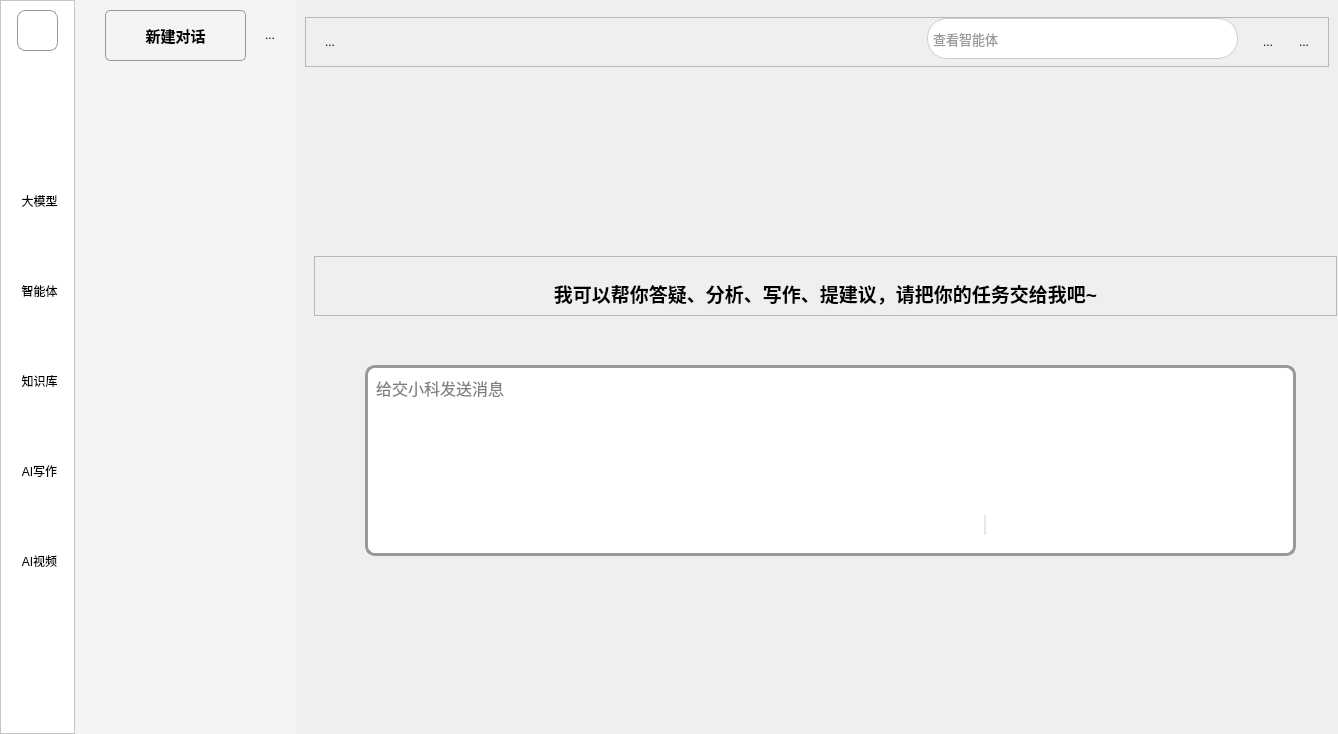
<?xml version="1.0" encoding="UTF-8"?>
<ui version="4.0">
 <class>welcomepage</class>
 <widget class="QWidget" name="welcomepage">
  <property name="geometry">
   <rect>
    <x>0</x>
    <y>0</y>
    <width>1338</width>
    <height>734</height>
   </rect>
  </property>
  <property name="minimumSize">
   <size>
    <width>1338</width>
    <height>734</height>
   </size>
  </property>
  <property name="windowTitle">
   <string>Form</string>
  </property>
  <layout class="QHBoxLayout" name="horizontalLayout">
   <property name="spacing">
    <number>0</number>
   </property>
   <property name="leftMargin">
    <number>0</number>
   </property>
   <property name="topMargin">
    <number>0</number>
   </property>
   <property name="rightMargin">
    <number>0</number>
   </property>
   <property name="bottomMargin">
    <number>0</number>
   </property>
   <item>
    <widget class="QFrame" name="frame_2">
     <property name="minimumSize">
      <size>
       <width>75</width>
       <height>734</height>
      </size>
     </property>
     <property name="maximumSize">
      <size>
       <width>75</width>
       <height>16777215</height>
      </size>
     </property>
     <property name="styleSheet">
      <string notr="true">background-color: #FFFFFF;</string>
     </property>
     <property name="frameShape">
      <enum>QFrame::StyledPanel</enum>
     </property>
     <property name="frameShadow">
      <enum>QFrame::Raised</enum>
     </property>
     <property name="lineWidth">
      <number>2</number>
     </property>
     <layout class="QVBoxLayout" name="verticalLayout">
      <property name="spacing">
       <number>25</number>
      </property>
      <property name="leftMargin">
       <number>11</number>
      </property>
      <property name="rightMargin">
       <number>11</number>
      </property>
      <item alignment="Qt::AlignHCenter|Qt::AlignVCenter">
       <widget class="QPushButton" name="pushButton_4">
        <property name="minimumSize">
         <size>
          <width>41</width>
          <height>41</height>
         </size>
        </property>
        <property name="maximumSize">
         <size>
          <width>41</width>
          <height>41</height>
         </size>
        </property>
        <property name="styleSheet">
         <string notr="true">border: 1px solid #999;
border-radius: 8px;
</string>
        </property>
        <property name="text">
         <string/>
        </property>
        <property name="icon">
         <iconset resource="resource.qrc">
          <normaloff>:/pic/20250815090415.png</normaloff>:/pic/20250815090415.png</iconset>
        </property>
        <property name="iconSize">
         <size>
          <width>30</width>
          <height>30</height>
         </size>
        </property>
       </widget>
      </item>
      <item alignment="Qt::AlignHCenter|Qt::AlignVCenter">
       <widget class="QToolButton" name="toolButton_3">
        <property name="minimumSize">
         <size>
          <width>55</width>
          <height>65</height>
         </size>
        </property>
        <property name="cursor">
         <cursorShape>PointingHandCursor</cursorShape>
        </property>
        <property name="styleSheet">
         <string notr="true">/* border: 1px solid #999; */
/*background-color: #0076FF;  */
border-radius: 8px;
 background: qlineargradient( 
x1:0, y1:0, x2:0, y2:1,             /* 从上到下渐变 */  
stop:0 rgba(0, 118, 255, 255),     /* 顶部：#0076FF，不透明 */ 
 stop:1 rgba(0, 118, 255, 178)      /* 底部：#0076FF，约70%不透明 */ 
     );
color: white;
padding-top: 5px;</string>
        </property>
        <property name="text">
         <string>首页</string>
        </property>
        <property name="icon">
         <iconset resource="resource.qrc">
          <normaloff>:/pic/img/切图 58@2x.png</normaloff>:/pic/img/切图 58@2x.png</iconset>
        </property>
        <property name="iconSize">
         <size>
          <width>30</width>
          <height>30</height>
         </size>
        </property>
        <property name="toolButtonStyle">
         <enum>Qt::ToolButtonTextUnderIcon</enum>
        </property>
       </widget>
      </item>
      <item>
       <widget class="QToolButton" name="toolButton">
        <property name="minimumSize">
         <size>
          <width>55</width>
          <height>65</height>
         </size>
        </property>
        <property name="styleSheet">
         <string notr="true">/* border: 1px solid #999; */
QToolButton {
    /* * 正常状态：
     * 1. 背景色设为透明
     * 2. 移除默认边框
     */
    background-color: transparent;
    border: none;
    border-radius: 8px; /* 保留您的圆角 */
	padding-top: 5px;
}
QToolButton:hover {
    background-color: #EBEBEB;
border: 1px solid #CCCCCC;
padding-top: 5px;
}</string>
        </property>
        <property name="text">
         <string>大模型</string>
        </property>
        <property name="icon">
         <iconset resource="resource.qrc">
          <normaloff>:/pic/img/切图 59@2x.png</normaloff>:/pic/img/切图 59@2x.png</iconset>
        </property>
        <property name="iconSize">
         <size>
          <width>30</width>
          <height>30</height>
         </size>
        </property>
        <property name="toolButtonStyle">
         <enum>Qt::ToolButtonTextUnderIcon</enum>
        </property>
       </widget>
      </item>
      <item>
       <widget class="QToolButton" name="toolButton_2">
        <property name="minimumSize">
         <size>
          <width>55</width>
          <height>65</height>
         </size>
        </property>
        <property name="styleSheet">
         <string notr="true">/* border: 1px solid #999; */
QToolButton {
    /* * 正常状态：
     * 1. 背景色设为透明
     * 2. 移除默认边框
     */
    background-color: transparent;
    border: none;
    border-radius: 8px; /* 保留您的圆角 */
	padding-top: 5px;
}
QToolButton:hover {
    background-color: #EBEBEB;
border: 1px solid #CCCCCC;
padding-top: 5px;
}</string>
        </property>
        <property name="text">
         <string>智能体</string>
        </property>
        <property name="icon">
         <iconset resource="resource.qrc">
          <normaloff>:/pic/img/切图 61@2x.png</normaloff>:/pic/img/切图 61@2x.png</iconset>
        </property>
        <property name="iconSize">
         <size>
          <width>32</width>
          <height>32</height>
         </size>
        </property>
        <property name="toolButtonStyle">
         <enum>Qt::ToolButtonTextUnderIcon</enum>
        </property>
       </widget>
      </item>
      <item>
       <widget class="QToolButton" name="toolButton_4">
        <property name="minimumSize">
         <size>
          <width>55</width>
          <height>65</height>
         </size>
        </property>
        <property name="styleSheet">
         <string notr="true">/* border: 1px solid #999; */
QToolButton {
    /* * 正常状态：
     * 1. 背景色设为透明
     * 2. 移除默认边框
     */
    background-color: transparent;
    border: none;
    border-radius: 8px; /* 保留您的圆角 */
	padding-top: 5px;
}
QToolButton:hover {
    background-color: #EBEBEB;
border: 1px solid #CCCCCC;
padding-top: 5px;
}</string>
        </property>
        <property name="text">
         <string>知识库</string>
        </property>
        <property name="icon">
         <iconset resource="resource.qrc">
          <normaloff>:/pic/img/切图 60@2x.png</normaloff>:/pic/img/切图 60@2x.png</iconset>
        </property>
        <property name="iconSize">
         <size>
          <width>32</width>
          <height>32</height>
         </size>
        </property>
        <property name="toolButtonStyle">
         <enum>Qt::ToolButtonTextUnderIcon</enum>
        </property>
       </widget>
      </item>
      <item>
       <widget class="QToolButton" name="toolButton_5">
        <property name="minimumSize">
         <size>
          <width>55</width>
          <height>65</height>
         </size>
        </property>
        <property name="styleSheet">
         <string notr="true">/* border: 1px solid #999; */
QToolButton {
    /* * 正常状态：
     * 1. 背景色设为透明
     * 2. 移除默认边框
     */
    background-color: transparent;
    border: none;
    border-radius: 8px; /* 保留您的圆角 */
	padding-top: 5px;
}
QToolButton:hover {
    background-color: #EBEBEB;
border: 1px solid #CCCCCC;
padding-top: 5px;
}</string>
        </property>
        <property name="text">
         <string>AI写作</string>
        </property>
        <property name="icon">
         <iconset resource="resource.qrc">
          <normaloff>:/pic/img/切图 62@2x.png</normaloff>:/pic/img/切图 62@2x.png</iconset>
        </property>
        <property name="iconSize">
         <size>
          <width>32</width>
          <height>32</height>
         </size>
        </property>
        <property name="toolButtonStyle">
         <enum>Qt::ToolButtonTextUnderIcon</enum>
        </property>
       </widget>
      </item>
      <item>
       <widget class="QToolButton" name="toolButton_6">
        <property name="minimumSize">
         <size>
          <width>55</width>
          <height>65</height>
         </size>
        </property>
        <property name="styleSheet">
         <string notr="true">/* border: 1px solid #999; */
QToolButton {
    /* * 正常状态：
     * 1. 背景色设为透明
     * 2. 移除默认边框
     */
    background-color: transparent;
    border: none;
    border-radius: 8px; /* 保留您的圆角 */
	padding-top: 5px;
}
QToolButton:hover {
    background-color: #EBEBEB;
border: 1px solid #CCCCCC;
padding-top: 5px;
}</string>
        </property>
        <property name="text">
         <string>AI视频</string>
        </property>
        <property name="icon">
         <iconset resource="resource.qrc">
          <normaloff>:/pic/img/切图 63@2x.png</normaloff>:/pic/img/切图 63@2x.png</iconset>
        </property>
        <property name="iconSize">
         <size>
          <width>32</width>
          <height>32</height>
         </size>
        </property>
        <property name="toolButtonStyle">
         <enum>Qt::ToolButtonTextUnderIcon</enum>
        </property>
       </widget>
      </item>
      <item>
       <spacer name="verticalSpacer">
        <property name="orientation">
         <enum>Qt::Vertical</enum>
        </property>
        <property name="sizeHint" stdset="0">
         <size>
          <width>20</width>
          <height>40</height>
         </size>
        </property>
       </spacer>
      </item>
     </layout>
    </widget>
   </item>
   <item>
    <widget class="QWidget" name="widget_3" native="true">
     <property name="minimumSize">
      <size>
       <width>221</width>
       <height>734</height>
      </size>
     </property>
     <property name="maximumSize">
      <size>
       <width>221</width>
       <height>16777215</height>
      </size>
     </property>
     <property name="styleSheet">
      <string notr="true">background-color: rgb(243, 244, 246);</string>
     </property>
     <widget class="QWidget" name="widget_5" native="true">
      <property name="geometry">
       <rect>
        <x>0</x>
        <y>0</y>
        <width>221</width>
        <height>734</height>
       </rect>
      </property>
      <property name="minimumSize">
       <size>
        <width>221</width>
        <height>734</height>
       </size>
      </property>
      <property name="maximumSize">
       <size>
        <width>221</width>
        <height>16777215</height>
       </size>
      </property>
      <property name="styleSheet">
       <string notr="true">background-color: rgb(243, 244, 246);</string>
      </property>
      <widget class="QToolButton" name="toolButton_8">
       <property name="geometry">
        <rect>
         <x>30</x>
         <y>10</y>
         <width>141</width>
         <height>51</height>
        </rect>
       </property>
       <property name="font">
        <font>
         <pointsize>11</pointsize>
         <bold>true</bold>
        </font>
       </property>
       <property name="cursor">
        <cursorShape>PointingHandCursor</cursorShape>
       </property>
       <property name="layoutDirection">
        <enum>Qt::LeftToRight</enum>
       </property>
       <property name="styleSheet">
        <string notr="true">border: 1px solid #999;
        border-radius: 5px;</string>
       </property>
       <property name="text">
        <string>新建对话</string>
       </property>
       <property name="icon">
        <iconset resource="resource.qrc">
         <normaloff>:/pic/4115237-add-plus_114047.png</normaloff>:/pic/4115237-add-plus_114047.png</iconset>
       </property>
       <property name="iconSize">
        <size>
         <width>27</width>
         <height>27</height>
        </size>
       </property>
       <property name="toolButtonStyle">
        <enum>Qt::ToolButtonTextBesideIcon</enum>
       </property>
       <property name="autoRaise">
        <bool>false</bool>
       </property>
      </widget>
      <widget class="QToolButton" name="toggleBtn">
       <property name="geometry">
        <rect>
         <x>180</x>
         <y>20</y>
         <width>30</width>
         <height>30</height>
        </rect>
       </property>
       <property name="minimumSize">
        <size>
         <width>30</width>
         <height>30</height>
        </size>
       </property>
       <property name="maximumSize">
        <size>
         <width>30</width>
         <height>30</height>
        </size>
       </property>
       <property name="cursor">
        <cursorShape>PointingHandCursor</cursorShape>
       </property>
       <property name="styleSheet">
        <string notr="true">border-radius: 8px;</string>
       </property>
       <property name="text">
        <string>...</string>
       </property>
       <property name="icon">
        <iconset resource="resource.qrc">
         <normaloff>:/pic/img/切图 65@2x.png</normaloff>:/pic/img/切图 65@2x.png</iconset>
       </property>
       <property name="iconSize">
        <size>
         <width>27</width>
         <height>27</height>
        </size>
       </property>
      </widget>
     </widget>
    </widget>
   </item>
   <item>
    <widget class="QWidget" name="widget_2" native="true">
     <property name="sizePolicy">
      <sizepolicy hsizetype="Preferred" vsizetype="Preferred">
       <horstretch>0</horstretch>
       <verstretch>0</verstretch>
      </sizepolicy>
     </property>
     <property name="minimumSize">
      <size>
       <width>911</width>
       <height>734</height>
      </size>
     </property>
     <property name="maximumSize">
      <size>
       <width>16777215</width>
       <height>16777215</height>
      </size>
     </property>
     <layout class="QVBoxLayout" name="verticalLayout_2" stretch="0,1,0,3">
      <property name="topMargin">
       <number>17</number>
      </property>
      <property name="bottomMargin">
       <number>0</number>
      </property>
      <item>
       <widget class="QFrame" name="frame_4">
        <property name="sizePolicy">
         <sizepolicy hsizetype="Preferred" vsizetype="Preferred">
          <horstretch>0</horstretch>
          <verstretch>0</verstretch>
         </sizepolicy>
        </property>
        <property name="minimumSize">
         <size>
          <width>1000</width>
          <height>50</height>
         </size>
        </property>
        <property name="frameShape">
         <enum>QFrame::StyledPanel</enum>
        </property>
        <property name="frameShadow">
         <enum>QFrame::Raised</enum>
        </property>
        <layout class="QHBoxLayout" name="horizontalLayout_4">
         <property name="topMargin">
          <number>0</number>
         </property>
         <property name="bottomMargin">
          <number>0</number>
         </property>
         <item>
          <widget class="QToolButton" name="toggleBtn_2">
           <property name="minimumSize">
            <size>
             <width>30</width>
             <height>30</height>
            </size>
           </property>
           <property name="maximumSize">
            <size>
             <width>30</width>
             <height>30</height>
            </size>
           </property>
           <property name="cursor">
            <cursorShape>PointingHandCursor</cursorShape>
           </property>
           <property name="styleSheet">
            <string notr="true">border-radius: 8px;</string>
           </property>
           <property name="text">
            <string>...</string>
           </property>
           <property name="icon">
            <iconset resource="resource.qrc">
             <normaloff>:/pic/img/切图 65@2x.png</normaloff>:/pic/img/切图 65@2x.png</iconset>
           </property>
           <property name="iconSize">
            <size>
             <width>27</width>
             <height>27</height>
            </size>
           </property>
          </widget>
         </item>
         <item>
          <spacer name="horizontalSpacer_3">
           <property name="orientation">
            <enum>Qt::Horizontal</enum>
           </property>
           <property name="sizeHint" stdset="0">
            <size>
             <width>40</width>
             <height>20</height>
            </size>
           </property>
          </spacer>
         </item>
         <item>
          <widget class="QWidget" name="widget_6" native="true">
           <property name="minimumSize">
            <size>
             <width>330</width>
             <height>45</height>
            </size>
           </property>
           <property name="maximumSize">
            <size>
             <width>350</width>
             <height>16777215</height>
            </size>
           </property>
           <widget class="QLineEdit" name="lineEdit">
            <property name="geometry">
             <rect>
              <x>10</x>
              <y>0</y>
              <width>311</width>
              <height>41</height>
             </rect>
            </property>
            <property name="minimumSize">
             <size>
              <width>311</width>
              <height>41</height>
             </size>
            </property>
            <property name="maximumSize">
             <size>
              <width>311</width>
              <height>41</height>
             </size>
            </property>
            <property name="font">
             <font>
              <pointsize>10</pointsize>
             </font>
            </property>
            <property name="styleSheet">
             <string notr="true">QLineEdit {

    border: 1px solid #CCCCCC;

  
    border-radius: 20px; 

  padding-left: 3px;  

    /* (可选) 设置文字和背景色 */
    background-color: white;
    color: #333333;
}</string>
            </property>
            <property name="placeholderText">
             <string>查看智能体</string>
            </property>
           </widget>
          </widget>
         </item>
         <item alignment="Qt::AlignHCenter|Qt::AlignVCenter">
          <widget class="QToolButton" name="toolButton_7">
           <property name="minimumSize">
            <size>
             <width>30</width>
             <height>30</height>
            </size>
           </property>
           <property name="styleSheet">
            <string notr="true">    background-color: transparent;
    border: none;</string>
           </property>
           <property name="text">
            <string>...</string>
           </property>
           <property name="icon">
            <iconset resource="resource.qrc">
             <normaloff>:/pic/img/切图 67@2x.png</normaloff>:/pic/img/切图 67@2x.png</iconset>
           </property>
           <property name="iconSize">
            <size>
             <width>30</width>
             <height>30</height>
            </size>
           </property>
          </widget>
         </item>
         <item alignment="Qt::AlignHCenter|Qt::AlignVCenter">
          <widget class="QToolButton" name="toolButton_9">
           <property name="minimumSize">
            <size>
             <width>30</width>
             <height>30</height>
            </size>
           </property>
           <property name="styleSheet">
            <string notr="true">    background-color: transparent;
    border: none;</string>
           </property>
           <property name="text">
            <string>...</string>
           </property>
           <property name="icon">
            <iconset resource="resource.qrc">
             <normaloff>:/pic/img/切图 68@2x.png</normaloff>:/pic/img/切图 68@2x.png</iconset>
           </property>
           <property name="iconSize">
            <size>
             <width>30</width>
             <height>30</height>
            </size>
           </property>
          </widget>
         </item>
        </layout>
       </widget>
      </item>
      <item>
       <spacer name="verticalSpacer_3">
        <property name="orientation">
         <enum>Qt::Vertical</enum>
        </property>
        <property name="sizeType">
         <enum>QSizePolicy::Expanding</enum>
        </property>
        <property name="sizeHint" stdset="0">
         <size>
          <width>20</width>
          <height>50</height>
         </size>
        </property>
       </spacer>
      </item>
      <item>
       <widget class="QWidget" name="widget_4" native="true">
        <property name="sizePolicy">
         <sizepolicy hsizetype="Preferred" vsizetype="Fixed">
          <horstretch>0</horstretch>
          <verstretch>0</verstretch>
         </sizepolicy>
        </property>
        <property name="minimumSize">
         <size>
          <width>1041</width>
          <height>470</height>
         </size>
        </property>
        <property name="maximumSize">
         <size>
          <width>16777215</width>
          <height>16777215</height>
         </size>
        </property>
        <layout class="QVBoxLayout" name="verticalLayout_4">
         <item>
          <widget class="QFrame" name="horizontalFrame">
           <property name="minimumSize">
            <size>
             <width>20</width>
             <height>120</height>
            </size>
           </property>
           <property name="maximumSize">
            <size>
             <width>16777215</width>
             <height>120</height>
            </size>
           </property>
           <layout class="QHBoxLayout" name="horizontalLayout_2">
            <property name="spacing">
             <number>30</number>
            </property>
            <item>
             <spacer name="horizontalSpacer">
              <property name="orientation">
               <enum>Qt::Horizontal</enum>
              </property>
              <property name="sizeHint" stdset="0">
               <size>
                <width>40</width>
                <height>20</height>
               </size>
              </property>
             </spacer>
            </item>
            <item alignment="Qt::AlignHCenter">
             <widget class="QLabel" name="label_2">
              <property name="sizePolicy">
               <sizepolicy hsizetype="Fixed" vsizetype="Fixed">
                <horstretch>0</horstretch>
                <verstretch>0</verstretch>
               </sizepolicy>
              </property>
              <property name="minimumSize">
               <size>
                <width>200</width>
                <height>60</height>
               </size>
              </property>
              <property name="maximumSize">
               <size>
                <width>200</width>
                <height>60</height>
               </size>
              </property>
              <property name="font">
               <font>
                <pointsize>22</pointsize>
                <bold>true</bold>
               </font>
              </property>
              <property name="text">
               <string/>
              </property>
              <property name="pixmap">
               <pixmap resource="resource.qrc">:/pic/交小科logo2.png</pixmap>
              </property>
              <property name="scaledContents">
               <bool>true</bool>
              </property>
             </widget>
            </item>
            <item>
             <spacer name="horizontalSpacer_2">
              <property name="orientation">
               <enum>Qt::Horizontal</enum>
              </property>
              <property name="sizeHint" stdset="0">
               <size>
                <width>40</width>
                <height>20</height>
               </size>
              </property>
             </spacer>
            </item>
           </layout>
          </widget>
         </item>
         <item>
          <widget class="QFrame" name="frame_3">
           <property name="maximumSize">
            <size>
             <width>16777215</width>
             <height>60</height>
            </size>
           </property>
           <property name="frameShape">
            <enum>QFrame::StyledPanel</enum>
           </property>
           <property name="frameShadow">
            <enum>QFrame::Raised</enum>
           </property>
           <layout class="QHBoxLayout" name="horizontalLayout_3">
            <item>
             <widget class="QLabel" name="label_3">
              <property name="sizePolicy">
               <sizepolicy hsizetype="Fixed" vsizetype="Fixed">
                <horstretch>0</horstretch>
                <verstretch>0</verstretch>
               </sizepolicy>
              </property>
              <property name="minimumSize">
               <size>
                <width>0</width>
                <height>40</height>
               </size>
              </property>
              <property name="maximumSize">
               <size>
                <width>15555555</width>
                <height>25</height>
               </size>
              </property>
              <property name="font">
               <font>
                <pointsize>14</pointsize>
                <bold>true</bold>
               </font>
              </property>
              <property name="text">
               <string>我可以帮你答疑、分析、写作、提建议，请把你的任务交给我吧~</string>
              </property>
              <property name="alignment">
               <set>Qt::AlignCenter</set>
              </property>
             </widget>
            </item>
           </layout>
          </widget>
         </item>
         <item alignment="Qt::AlignHCenter|Qt::AlignVCenter">
          <widget class="QWidget" name="widget" native="true">
           <property name="minimumSize">
            <size>
             <width>980</width>
             <height>213</height>
            </size>
           </property>
           <property name="maximumSize">
            <size>
             <width>16777215</width>
             <height>16777215</height>
            </size>
           </property>
           <widget class="QPushButton" name="pushButton">
            <property name="geometry">
             <rect>
              <x>680</x>
              <y>160</y>
              <width>38</width>
              <height>38</height>
             </rect>
            </property>
            <property name="sizePolicy">
             <sizepolicy hsizetype="Fixed" vsizetype="Fixed">
              <horstretch>0</horstretch>
              <verstretch>0</verstretch>
             </sizepolicy>
            </property>
            <property name="minimumSize">
             <size>
              <width>38</width>
              <height>38</height>
             </size>
            </property>
            <property name="maximumSize">
             <size>
              <width>38</width>
              <height>38</height>
             </size>
            </property>
            <property name="cursor">
             <cursorShape>PointingHandCursor</cursorShape>
            </property>
            <property name="styleSheet">
             <string notr="true">border-radius: 19px;  /* 半径值，设置为宽度/高度的一半 */
/*  border: 2px solid #999; */
color: white;
/*background-color: rgb(224, 224, 224); */</string>
            </property>
            <property name="text">
             <string/>
            </property>
            <property name="icon">
             <iconset resource="resource.qrc">
              <normaloff>:/pic/img/切图 72@2x.png</normaloff>:/pic/img/切图 72@2x.png</iconset>
            </property>
            <property name="iconSize">
             <size>
              <width>25</width>
              <height>25</height>
             </size>
            </property>
           </widget>
           <widget class="QPushButton" name="pushButton_2">
            <property name="geometry">
             <rect>
              <x>580</x>
              <y>160</y>
              <width>38</width>
              <height>38</height>
             </rect>
            </property>
            <property name="minimumSize">
             <size>
              <width>38</width>
              <height>38</height>
             </size>
            </property>
            <property name="maximumSize">
             <size>
              <width>38</width>
              <height>38</height>
             </size>
            </property>
            <property name="cursor">
             <cursorShape>PointingHandCursor</cursorShape>
            </property>
            <property name="toolTip">
             <string>&lt;html&gt;&lt;head/&gt;&lt;body&gt;&lt;p&gt;上传附件&lt;/p&gt;&lt;/body&gt;&lt;/html&gt;</string>
            </property>
            <property name="whatsThis">
             <string>&lt;html&gt;&lt;head/&gt;&lt;body&gt;&lt;p&gt;上传附件&lt;/p&gt;&lt;/body&gt;&lt;/html&gt;</string>
            </property>
            <property name="styleSheet">
             <string notr="true">border-radius: 19px; 
color:white;</string>
            </property>
            <property name="text">
             <string/>
            </property>
            <property name="icon">
             <iconset resource="resource.qrc">
              <normaloff>:/pic/img/切图 70@2x.png</normaloff>:/pic/img/切图 70@2x.png</iconset>
            </property>
            <property name="iconSize">
             <size>
              <width>25</width>
              <height>25</height>
             </size>
            </property>
           </widget>
           <widget class="QPushButton" name="pushButton_3">
            <property name="geometry">
             <rect>
              <x>530</x>
              <y>160</y>
              <width>38</width>
              <height>38</height>
             </rect>
            </property>
            <property name="minimumSize">
             <size>
              <width>38</width>
              <height>38</height>
             </size>
            </property>
            <property name="maximumSize">
             <size>
              <width>38</width>
              <height>38</height>
             </size>
            </property>
            <property name="cursor">
             <cursorShape>PointingHandCursor</cursorShape>
            </property>
            <property name="toolTip">
             <string>&lt;html&gt;&lt;head/&gt;&lt;body&gt;&lt;p&gt;上传附件&lt;/p&gt;&lt;/body&gt;&lt;/html&gt;</string>
            </property>
            <property name="whatsThis">
             <string>&lt;html&gt;&lt;head/&gt;&lt;body&gt;&lt;p&gt;上传附件&lt;/p&gt;&lt;/body&gt;&lt;/html&gt;</string>
            </property>
            <property name="styleSheet">
             <string notr="true">border-radius: 19px; 
color:white;</string>
            </property>
            <property name="text">
             <string/>
            </property>
            <property name="icon">
             <iconset resource="resource.qrc">
              <normaloff>:/pic/img/切图 71@2x.png</normaloff>:/pic/img/切图 71@2x.png</iconset>
            </property>
            <property name="iconSize">
             <size>
              <width>25</width>
              <height>25</height>
             </size>
            </property>
           </widget>
           <widget class="QFrame" name="frame">
            <property name="geometry">
             <rect>
              <x>640</x>
              <y>170</y>
              <width>20</width>
              <height>20</height>
             </rect>
            </property>
            <property name="styleSheet">
             <string notr="true">color: rgb(231, 231, 231);</string>
            </property>
            <property name="frameShape">
             <enum>QFrame::VLine</enum>
            </property>
            <property name="frameShadow">
             <enum>QFrame::Plain</enum>
            </property>
            <property name="lineWidth">
             <number>2</number>
            </property>
           </widget>
           <widget class="QTextEdit" name="textEdit">
            <property name="geometry">
             <rect>
              <x>30</x>
              <y>20</y>
              <width>931</width>
              <height>191</height>
             </rect>
            </property>
            <property name="sizePolicy">
             <sizepolicy hsizetype="Preferred" vsizetype="Preferred">
              <horstretch>0</horstretch>
              <verstretch>0</verstretch>
             </sizepolicy>
            </property>
            <property name="minimumSize">
             <size>
              <width>0</width>
              <height>0</height>
             </size>
            </property>
            <property name="maximumSize">
             <size>
              <width>16777215</width>
              <height>16777215</height>
             </size>
            </property>
            <property name="font">
             <font>
              <pointsize>12</pointsize>
             </font>
            </property>
            <property name="styleSheet">
             <string notr="true">border: 2.5px solid #999;
        border-radius: 10px;
        background: white;
        padding: 4px;</string>
            </property>
            <property name="placeholderText">
             <string>给交小科发送消息</string>
            </property>
           </widget>
           <zorder>textEdit</zorder>
           <zorder>pushButton_3</zorder>
           <zorder>pushButton_2</zorder>
           <zorder>frame</zorder>
           <zorder>pushButton</zorder>
          </widget>
         </item>
        </layout>
       </widget>
      </item>
      <item>
       <spacer name="verticalSpacer_2">
        <property name="orientation">
         <enum>Qt::Vertical</enum>
        </property>
        <property name="sizeHint" stdset="0">
         <size>
          <width>20</width>
          <height>40</height>
         </size>
        </property>
       </spacer>
      </item>
     </layout>
    </widget>
   </item>
  </layout>
 </widget>
 <resources>
  <include location="resource.qrc"/>
 </resources>
 <connections/>
</ui>
